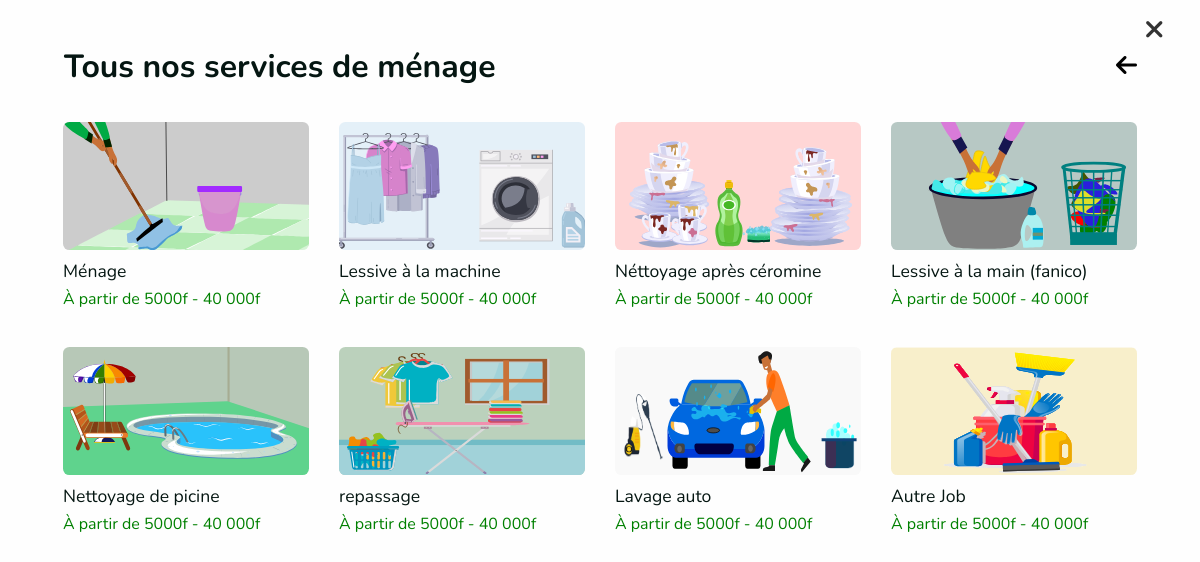
The app's page /menage/, older data.
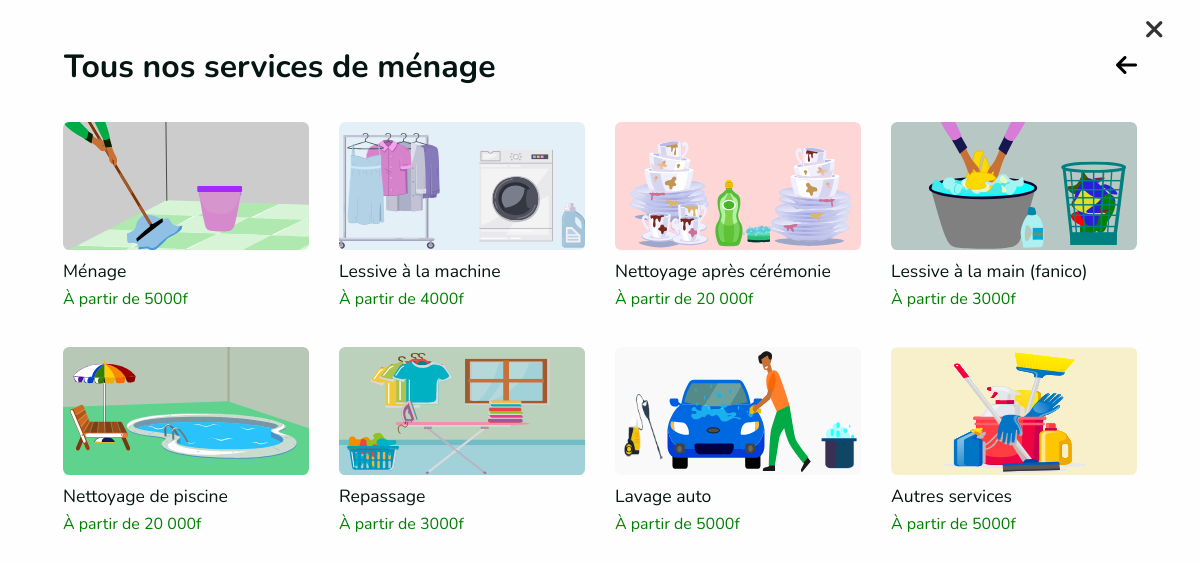
The same page, newer data.
### app/models.py (models this page shows, shortened)
class Convention(models.Model):
    publish = models.BooleanField(default=True)
    date_add = models.DateField(auto_now=False, auto_now_add=True)
    date_update = models.DateField(auto_now=True, auto_now_add=False)
    class Meta:
        abstract = True

class Service(Convention):
    name = models.CharField(max_length=50)
    libele = models.CharField(max_length=50)
    picture = models.FileField(upload_to="img_service")
    picture1 = models.FileField(upload_to="img_service")
    description = HTMLField()
    order = models.IntegerField()
    service_slug =  AutoSlugField(populate_from='name')
    class Meta:
        verbose_name = "Service"
        verbose_name_plural = "Services"

class SousService(Convention):
    name = models.CharField(max_length=50)
    picture = models.FileField(upload_to="img_service")
    libele = models.TextField()
    description = HTMLField()
    order = models.IntegerField()
    price = models.CharField(max_length=100)
    sous_service_slug =  AutoSlugField(populate_from='name')
    service = models.ForeignKey("Service", related_name="category_service", on_delete=models.SET_NULL, null=True)
    class Meta:
        verbose_name = "Sous Service"
        verbose_name_plural = "Sous Services"

### app/views.py (the view)
# urls.py: path('<str:service_slug>/', under_service, name="sous-service"),
def under_service(request, service_slug):
  get_related_services =  get_related_service(service_slug)
  get_infos_web = get_info_web({'publish':True})
  get_socials =   get_social({'publish':True})
  template_name = 'app/under-service.html'
  context = {
    'page':{
      'title': 'De-missa | ' + service_slug,
      },
    'is_true': True,
    'get_socials': get_socials,
    'get_related_services': get_related_services,
    'get_infos_web': get_infos_web,
  }
  return render(request, template_name, context)

### app/functions.py (called while the page is built)
def get_info_web(data=dict()):
    return Web.objects.filter(**data).first()

def get_social(data=dict()):
    return Social.objects.filter(**data)

def get_related_service(service_slug):
    return get_object_or_404(Service, service_slug=service_slug)

### app/templates/app/under-service.html (shortened to what this page needs)
{% extends 'app/layout/base.html' %}
{% load static %}
{% block content %}
  <div class="return">
    <a href="{% url 'welcome' %}"><i class="fa-solid fa-xmark"></i></a>
  </div>
<section class="layout_padding p-5">
    <div class="container d-flex justify-content-between">
        <div class="heading_container  d-flex justify-content-center row  p-3">
            <h2 class="title" sytle="font-weight:bold">Tous nos services {{get_related_services.libele}}</h2>
        </div>
        <div class="back">
            <button id="btnBack" class="btnBack"><i class="fa-solid fa-arrow-left"></i></button>
        </div>
    </div>
    <div class="container scroll-div">
        <div class="row gy-3 my-1" >
            {% for service in get_related_services.category_service.all %}
                <div class="col-lg-3 col-md-4 col-sm-6">
                    <div class="b-card ">
                        <a href="{% url 'reservation' service.sous_service_slug %}">
                            <img src="{{service.picture.url}}" class="b-card-img" alt="{{service.name}}" srcset="">
                        </a>
                        <div class="b-card-content">
                            <p class="mt-2" style="font-size:1.1rem">{{service.name}}
                                <br><span style="color:green; font-size:1rem">À partir de {{service.price}}</span>
                            </p>
                        </div>
                    </div>
                </div>
            {% endfor %}
        </div>
    </div>
</section>
{% endblock content %}

### app/templates/app/layout/base.html (shortened to what this page needs)
{% load static %}
<!DOCTYPE html>
<html>
<head>
  <link rel="stylesheet" type="text/css" href=" {% static 'app/css/bootstrap.css' %} " />
  <link rel="stylesheet" href="https://cdnjs.cloudflare.com/ajax/libs/animate.css/4.1.1/animate.min.css" />
  <link rel="stylesheet" type="text/css" href="https://cdnjs.cloudflare.com/ajax/libs/OwlCarousel2/2.3.4/assets/owl.carousel.min.css" />
  <link rel="stylesheet" href="https://pro.fontawesome.com/releases/v6.2.0/css/all.css"
/>
  <link rel="stylesheet" href="https://cdnjs.cloudflare.com/ajax/libs/font-awesome/6.2.0/css/all.min.css"
 />
  <link href="{% static 'app/css/font-awesome.min.css' %}" rel="stylesheet" />
  <link href="{% static 'app/css/responsive.css' %}" rel="stylesheet" />
  <link href="{% static 'app/css/slick.css' %}" rel="stylesheet" />
  <link href="{% static 'app/css/style.css' %}" rel="stylesheet" />
  <link href="{% static 'app/css/style1.css' %}" rel="stylesheet" />
</head>
<body>
{% block content %}
{% endblock content %}
{% load sweetify %}
</body>
</html>

### app/static/app/css/responsive.css (style rules this page uses)
@media (min-width: 1200px) { .container { max-width: 1170px; } }

### app/static/app/css/style.css (style rules this page uses)
body { font-family: 'Nunito', sans-serif !important; color: #051612; background-color: #fefefe; overflow-x: hidden; }
.layout_padding { padding: 90px 0; }
.heading_container { display: -webkit-box; display: -ms-flexbox; display: flex; -webkit-box-orient: vertical; -webkit-box-direction: normal; -ms-flex-direction: column; flex-direction: column; -webkit-box-align: start; -ms-flex-align: start; align-items: flex-start; }
.heading_container h2 { position: relative; font-weight: bold; margin-bottom: 1rem; margin-top: -1rem; }
a, a:hover, a:focus { text-decoration: none; }

### app/static/app/css/style1.css (style rules this page uses)
* { margin: 0; padding: 0; box-sizing: border-box; border: none; }
html { scroll-behavior: smooth; }
:root { --labelColor: rgb(34, 156, 34); --backgroundColor: #fcfcfc; --borderColor: #dfdfdf; --red: #ff0000; --white: #fff; }
p { font-weight: 400; }
.b-card { border-radius: 0.4rem; overflow: hidden; cursor: pointer; transition: 0.2s; margin-bottom: 20px; }
.b-card-img { display: block; width: 100%; height: 8rem; object-fit: cover; border-radius: 0 0 0.4rem 0.4rem; }
.return { position: absolute; right: 3%; top: 2%; }
.return a { text-decoration: none; color: #333; font-weight: 700; }
.return i { font-size: 26px; }

### app/templates/app/under-service.html (style rules this page uses)
.btnBack { background-color: transparent; font-size: 1.5rem; }

Row changes from the older to the newer data that the page shows:
changed SousService "Ménage": price "5000f - 40 000f" → "5000f"
changed SousService "Lessive à la machine": price "5000f - 40 000f" → "4000f"
changed SousService: name "Néttoyage après céromine" → "Nettoyage après cérémonie"; price "5000f - 40 000f" → "20 000f"
changed SousService "Lessive à la main (fanico)": price "5000f - 40 000f" → "3000f"
changed SousService: name "Nettoyage de picine" → "Nettoyage de piscine"; price "5000f - 40 000f" → "20 000f"
changed SousService: name "repassage" → "Repassage"; price "5000f - 40 000f" → "3000f"
changed SousService "Lavage auto": price "5000f - 40 000f" → "5000f"
changed SousService: name "Autre Job" → "Autres services"; price "5000f - 40 000f" → "5000f"
